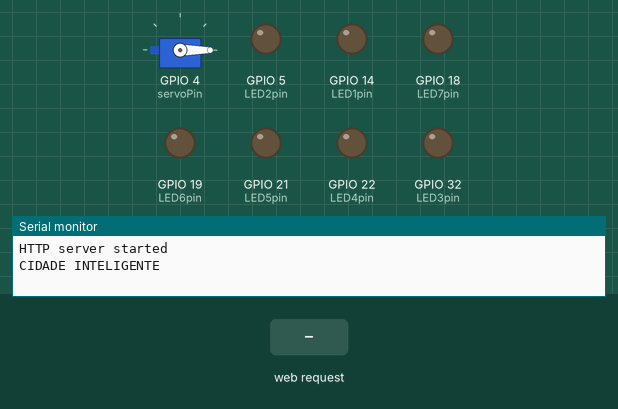
This sketch was run on a simulated ESP32. Shown: servo, output pins drawn as LEDs (lit = HIGH), the last lines printed to the serial monitor. The inputs (shaded band) are chosen by the test bench.

Above: at 1.7 s.
1.8 s: HTTP request GET /led1on received
At 3.0 s:
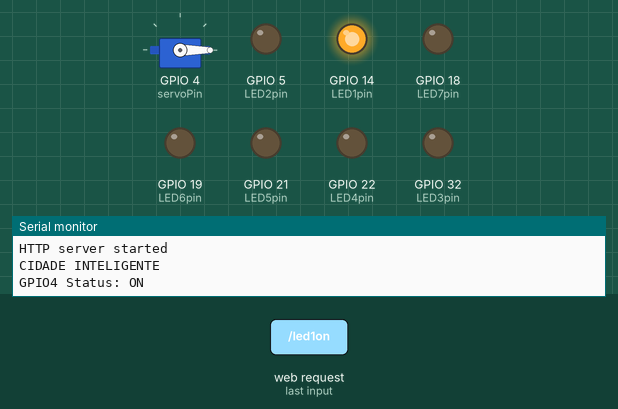
3.3 s: HTTP request GET /led2on received
At 4.3 s:
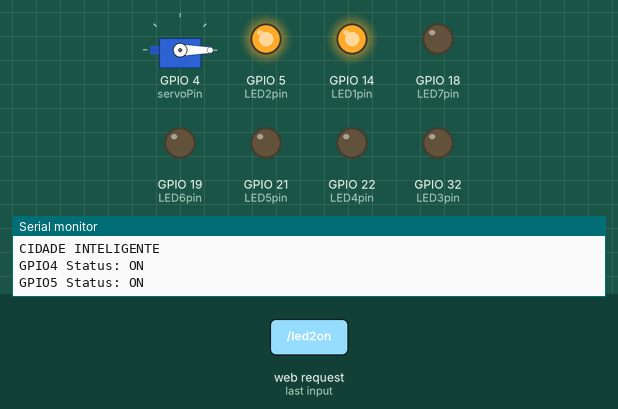
4.8 s: HTTP request GET /led1off received
At 5.4 s:
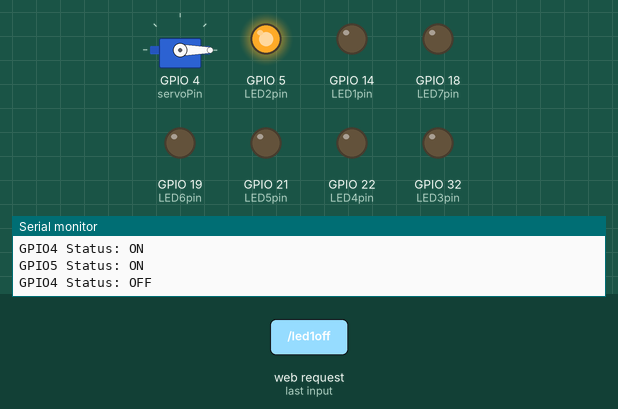
6.3 s: HTTP request GET /led3on received
At 7.5 s:
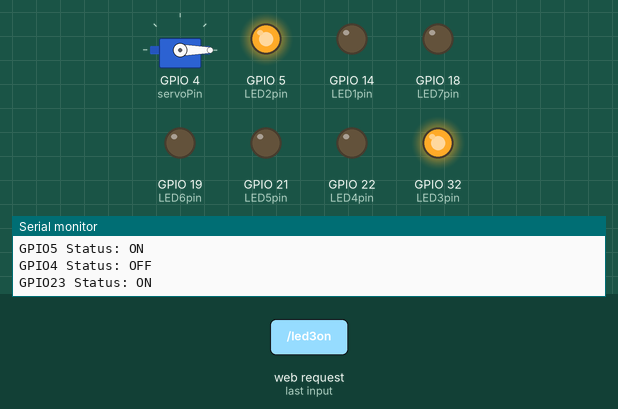
7.8 s: HTTP request GET /led2off received
At 8.9 s:
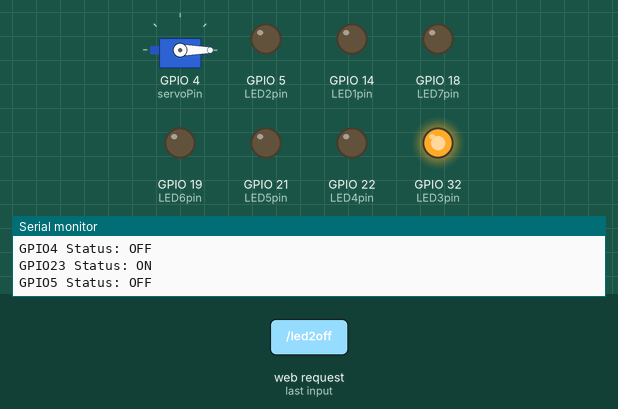
9.3 s: HTTP request GET /led4on received
At 10.1 s:
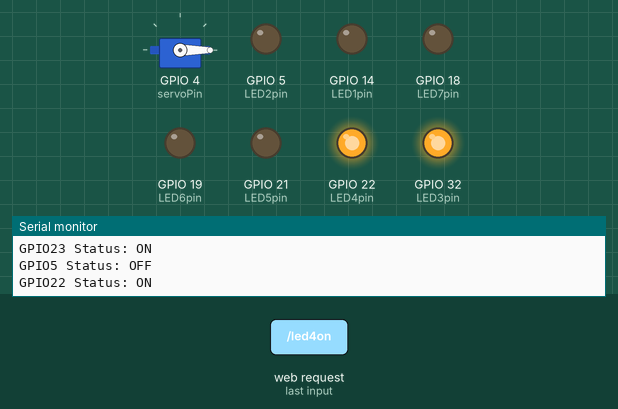
Timing chart, 0 to 11.8 s (numbered marks = the images above; inputs shaded):
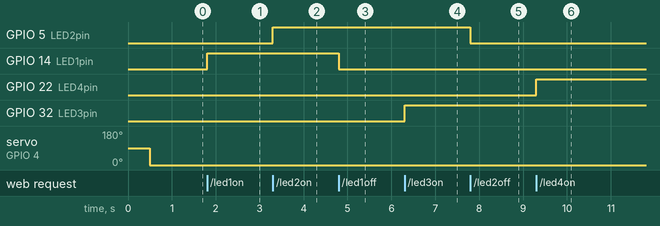

Measured:
- after the input at 1.8 s, GPIO 14 (LED1pin): LOW → HIGH at once
- after the input at 3.3 s, GPIO 5 (LED2pin): LOW → HIGH at once
- after the input at 4.8 s, GPIO 14 (LED1pin): HIGH → LOW at once
- after the input at 6.3 s, GPIO 32 (LED3pin): LOW → HIGH at once
- after the input at 7.8 s, GPIO 5 (LED2pin): HIGH → LOW at once
- after the input at 9.3 s, GPIO 22 (LED4pin): LOW → HIGH at once

The sketch:

sketch_nov18a.ino
```cpp
//MICROCONTROLADOR - ESP32
#include <DHT.h>
#include <WiFi.h>
#include <WebServer.h>
#include <ESP32Servo.h>                                       //Responsável pelo Servo Motor
Servo myServo;                                                // Variável do Motor
int servoPin = 4;                                             // Define pino do motor
/* Put your SSID & Password */
const char* ssid = "CIDADE INTELIGENTE";  // Enter SSID here
const char* password = "0123456789";  //Enter Password here
/* Put IP Address details */
IPAddress local_ip(192,168,9,2);
IPAddress gateway(192,168,9,2);
IPAddress subnet(255,255,255,0);

WebServer server(80);

uint8_t LED1pin = 14;
bool LED1status = LOW;

uint8_t LED2pin = 5;
bool LED2status = LOW;

uint8_t LED3pin = 32;
bool LED3status = LOW;
uint8_t LED4pin = 22;
bool LED4status = LOW;
uint8_t LED5pin = 21;
bool LED5status = LOW;
uint8_t LED6pin = 19;
bool LED6status = LOW;
uint8_t LED7pin = 18;
bool LED7status = LOW;

void setup() {
  Serial.begin(115200);
  pinMode(LED1pin, OUTPUT);
  pinMode(LED2pin, OUTPUT);
  pinMode(LED3pin, OUTPUT);
  pinMode(LED4pin, OUTPUT);
  pinMode(LED5pin, OUTPUT);
  pinMode(LED6pin, OUTPUT);
  pinMode(LED7pin, OUTPUT);
  myServo.attach(servoPin);                                 // configura myServo para enviar informação para ServoPin
  WiFi.softAP(ssid, password);
  WiFi.softAPConfig(local_ip, gateway, subnet);
  delay(500);
  server.on("/", handle_OnConnect);
  server.on("/led1on", handle_led1on);
  server.on("/led1off", handle_led1off);
  server.on("/led2on", handle_led2on);
  server.on("/led2off", handle_led2off);
  server.on("/led3on", handle_led3on);
  server.on("/led3off", handle_led3off);
  server.on("/led4on", handle_led4on);
  server.on("/led4off", handle_led4off);
  server.on("/led5on", handle_led5on);
  server.on("/led5off", handle_led5off);
  server.on("/led6on", handle_led6on);
  server.on("/led6off", handle_led6off);
  server.on("/led7on", handle_led7on);
  server.on("/led7off", handle_led7off);
  server.onNotFound(handle_NotFound);
  server.begin();
  Serial.println("HTTP server started");
  Serial.println(ssid);
}
void loop() {
  server.handleClient();
  if(LED1status)
  {digitalWrite(LED1pin, HIGH);}
  else
  {digitalWrite(LED1pin, LOW);}

  if(LED2status)
  {digitalWrite(LED2pin, HIGH);}
  else
  {digitalWrite(LED2pin, LOW);}

 if(LED3status)
  {digitalWrite(LED3pin, HIGH);}
  else
  {digitalWrite(LED3pin, LOW);}
   if(LED4status)
  {digitalWrite(LED4pin, HIGH);}
  else
  {digitalWrite(LED4pin, LOW);}
   if(LED5status)
  {digitalWrite(LED5pin, HIGH);}
  else
  {digitalWrite(LED5pin, LOW);}
   if(LED6status)
  {digitalWrite(LED6pin, HIGH);
  }
  else
  {digitalWrite(LED6pin, LOW);}
   if(LED7status)
  {digitalWrite(LED7pin, HIGH);
  myServo.write(150);}
  else
  {digitalWrite(LED7pin, LOW);
  myServo.write(-150);}
}

void handle_OnConnect() {
  LED1status = LOW;
  LED2status = LOW;
  LED3status = LOW;
  LED4status = LOW;
  LED5status = LOW;
  LED6status = LOW;
  LED7status = LOW;
  Serial.println("GPIO4 Status: OFF | GPIO5 Status: OFF | GPIO23 Status: OFF | GPIO22 Status: OFF | GPIO21 Status: OFF | GPIO19 Status: OFF | GPIO18 Status: OFF");
  server.send(200, "text/html", SendHTML(LED1status,LED2status,LED3status,LED4status,LED5status,LED6status,LED7status));
}

void handle_led1on() {
  LED1status = HIGH;
  Serial.println("GPIO4 Status: ON");
  server.send(200, "text/html", SendHTML(true,LED2status,LED3status,LED4status,LED5status,LED6status,LED7status));
}

void handle_led1off() {
  LED1status = LOW;
  Serial.println("GPIO4 Status: OFF");
  server.send(200, "text/html", SendHTML(false,LED2status,LED3status,LED4status,LED5status,LED6status,LED7status));
}

void handle_led2on() {
  LED2status = HIGH;
  Serial.println("GPIO5 Status: ON");
  server.send(200, "text/html", SendHTML(LED1status,true,LED3status,LED4status,LED5status,LED6status,LED7status));
}

void handle_led2off() {
  LED2status = LOW;
  Serial.println("GPIO5 Status: OFF");
  server.send(200, "text/html", SendHTML(LED1status,false,LED3status,LED4status,LED5status,LED6status,LED7status));
}

void handle_led3on() {
  LED3status = HIGH;
  Serial.println("GPIO23 Status: ON");
  server.send(200, "text/html", SendHTML(LED1status,LED2status,true,LED4status,LED5status,LED6status,LED7status));
}

void handle_led3off() {
  LED3status = LOW;
  Serial.println("GPIO23 Status: OFF");
  server.send(200, "text/html", SendHTML(LED1status,LED2status,false,LED4status,LED5status,LED6status,LED7status));
}

void handle_led4on() {
  LED4status = HIGH;
  Serial.println("GPIO22 Status: ON");
  server.send(200, "text/html", SendHTML(LED1status,LED2status,LED3status,true,LED5status,LED6status,LED7status));
}

void handle_led4off() {
  LED4status = LOW;
  Serial.println("GPIO22 Status: OFF");
  server.send(200, "text/html", SendHTML(LED1status,LED2status,LED3status,false,LED5status,LED6status,LED7status));
}

void handle_led5on() {
  LED5status = HIGH;
  Serial.println("GPIO21 Status: ON");
  server.send(200, "text/html", SendHTML(LED1status,LED2status,LED3status,LED4status,true,LED6status,LED7status));
}

void handle_led5off() {
  LED5status = LOW;
  Serial.println("GPIO21 Status: OFF");
  server.send(200, "text/html", SendHTML(LED1status,LED2status,LED3status,LED4status,false,LED6status,LED7status));
}

void handle_led6on() {
  LED6status = HIGH;
  Serial.println("GPIO19 Status: ON");
  server.send(200, "text/html", SendHTML(LED1status,LED2status,LED3status,LED4status,LED5status,true,LED7status));
}

void handle_led6off() {
  LED6status = LOW;
  Serial.println("GPIO19 Status: OFF");
  server.send(200, "text/html", SendHTML(LED1status,LED2status,LED3status,LED4status,LED5status,false,LED7status));
}

void handle_led7on() {
  LED7status = HIGH;
  Serial.println("GPIO18 Status: ON");
  server.send(200, "text/html", SendHTML(LED1status,LED2status,LED3status,LED4status,LED5status,LED6status,true));
}

void handle_led7off() {
  LED7status = LOW;
  Serial.println("GPIO18 Status: OFF");
  server.send(200, "text/html", SendHTML(LED1status,LED2status,LED3status,LED4status,LED5status,LED6status,false));
}

void handle_NotFound(){
  server.send(404, "text/plain", "Not found");
}

String SendHTML(uint8_t led1stat,uint8_t led2stat,uint8_t led3stat,uint8_t led4stat,uint8_t led5stat,uint8_t led6stat,uint8_t led7stat){
  String ptr = "<!DOCTYPE html> <html>\n";
  ptr +="<head><meta name=\"viewport\" content=\"width=device-width, initial-scale=1.0, user-scalable=no\">\n";
  ptr +="<link href=\"https://fonts.googleapis.com/css?family=Open+Sans:300,400,600\" rel=\"stylesheet\">\n";
  ptr +="<title>ManuJURCK</title>\n";
  ptr +="<style>html { font-family: Helvetica; display: inline-block; margin: 0px auto; text-align: center;}\n";
  ptr +="body{margin-top: 50px;} h1 {color: #444444;margin: 50px auto 30px;} h3 {color: #444444;margin-bottom: 50px;}\n";
  ptr +=".button {display: block;width: 80px;background-color: #3498db;border: none;color: white;padding: 13px 30px;text-decoration: none;font-size: 25px;margin: 0px auto 35px;cursor: pointer;border-radius: 4px;}\n";
  ptr += ".button-pair { display: flex; flex-direction: row; justify-content: space-between; }\n";
  ptr += ".button-container { flex: 1; margin: 0 5px; }\n";
  ptr +=".button-on {background-color: #3498db;}\n";
  ptr +=".button-on1 {background-color: #f39c12;}\n";
  ptr +=".button-on:active {background-color: #2980b9;}\n";
  ptr +=".button-off {background-color: #34495e;}\n";
  ptr +=".button-off1 {background-color: #f39c12;}\n";
  ptr +=".button-off:active {background-color: #2c3e50;}\n";
  ptr +="h2 {font-size: 14px;color: #888;margin-bottom: 10px;}\n";
  ptr +=".side-by-side{display: inline-block;vertical-align: middle;position: relative;}\n";
  ptr +=".humidity-icon{background-color: #3498db;width: 30px;height: 30px;border-radius: 50%;line-height: 36px;}\n";
  ptr +=".humidity-text{font-weight: 600;padding-left: 15px;font-size: 19px;width: 160px;text-align: left;}\n";
  ptr +=".humidity{font-weight: 600;font-size: 19px;color: #3498db;}\n";
  ptr +=".temperature-icon{background-color: #f39c12;width: 30px;height: 30px;border-radius: 50%;line-height: 40px;}\n";
  ptr +=".temperature-text{font-weight: 600;padding-left: 15px;font-size: 19px;width: 160px;text-align: left;}\n";
  ptr +=".temperature{font-weight: 600;font-size: 19px;color: #f39c12;}\n";
  ptr +=".superscript{font-size: 17px;font-weight: 600;position: absolute;right: -20px;top: 15px;}\n";
  ptr +=".data{padding: 10px;}\n";
  ptr +="</style>\n";
  ptr +="</head>\n";
  ptr +="<body>\n";
  ptr +="<h1>CIDADE INTELIGENTE</h1>\n";
  ptr +="<h3>SISTEMA DE CONTROLE</h3>\n";
  ptr +="<div id=\"webpage\">\n";
   ptr +="<div class=\"data\">\n";
   ptr +="<div class=\"side-by-side temperature-icon\">\n";
  ptr += "<svg viewBox=\"-5.76 -5.76 59.52 59.52\" id=\"Layer_2\" data-name=\"Layer 2\" xmlns=\"http://www.w3.org/2000/svg\" fill=\"#000000\" stroke=\"#000000\" stroke-width=\"3.312\"><g id=\"SVGRepo_bgCarrier\" stroke-width=\"0\"></g><g id=\"SVGRepo_tracerCarrier\" stroke-linecap=\"round\" stroke-linejoin=\"round\"></g><g id=\"SVGRepo_iconCarrier\"><defs><style>.cls-1{fill:none;stroke:#ffffff;stroke-linecap:round;stroke-linejoin:round;}</style></defs><path class=\"cls-1\" d=\"M24,4.5A13.51,13.51,0,0,1,37.41,17.91c0,8-7.32,11.09-7.32,15.24v1.21H17.91V33.15c0-4.17-7.32-7.21-7.32-15.24A13.51,13.51,0,0,1,24,4.5ZM17.91,34.36H30.09v4.57H17.91Zm0,4.57H30.09V43.5H17.91Z\"></path></g></svg>";
   ptr +="</div>\n";
   ptr +="<div class=\"side-by-side temperature\">CASA (1)</div>\n";
   ptr +="<div class=\"side-by-side temperature\">";
   ptr +="</div>\n";
   ptr += "<div class=\"button-pair\">\n";//para colocar botoes lado a lado
   if(led1stat)
  {ptr +="<div class=\"button-container\"><p>Bloco (1) <br> Status : ON</p><a class=\"button button-off1\" href=\"/led1off\">OFF</a></div>\n";}
  else
  {ptr +="<div class=\"button-container\"><p>Bloco (1) <br> Status : OFF</p><a class=\"button button-on1\" href=\"/led1on\">ON</a></div>\n";}

  if(led2stat)
  {ptr +="<div class=\"button-container\"><p>Bloco (2) <br> Status : ON</p><a class=\"button button-off1\" href=\"/led2off\">OFF</a></div>\n";}
  else
  {ptr +="<div class=\"button-container\"><p>Bloco (2) <br> Status : OFF</p><a class=\"button button-on1\" href=\"/led2on\">ON</a></div>\n";}
 ptr += "</div>\n";//fechando div para formar pares de botoes
 if(led3stat)
  {ptr +="<div class=\"button-container\"><p>Exterior <br> Status : ON</p><a class=\"button button-off1\" href=\"/led3off\">OFF</a></div>\n";}
  else
  {ptr +="<div class=\"button-container\"><p>Exterior <br> Status : OFF</p><a class=\"button button-on1\" href=\"/led3on\">ON</a></div>\n";}
   ptr +="<div class=\"data\">\n";
   ptr +="<div class=\"side-by-side humidity-icon\">\n";
ptr += "<svg viewBox=\"-5.76 -5.76 59.52 59.52\" id=\"Layer_2\" data-name=\"Layer 2\" xmlns=\"http://www.w3.org/2000/svg\" fill=\"#000000\" stroke=\"#000000\" stroke-width=\"3.312\"><g id=\"SVGRepo_bgCarrier\" stroke-width=\"0\"></g><g id=\"SVGRepo_tracerCarrier\" stroke-linecap=\"round\" stroke-linejoin=\"round\"></g><g id=\"SVGRepo_iconCarrier\"><defs><style>.cls-1{fill:none;stroke:#ffffff;stroke-linecap:round;stroke-linejoin:round;}</style></defs><path class=\"cls-1\" d=\"M24,4.5A13.51,13.51,0,0,1,37.41,17.91c0,8-7.32,11.09-7.32,15.24v1.21H17.91V33.15c0-4.17-7.32-7.21-7.32-15.24A13.51,13.51,0,0,1,24,4.5ZM17.91,34.36H30.09v4.57H17.91Zm0,4.57H30.09V43.5H17.91Z\"></path></g></svg>";
   ptr +="</div>\n";
   ptr +="<div class=\"side-by-side humidity\">CASA (2)</div>\n";
   ptr +="<div class=\"side-by-side humidity\">";
   ptr +="</div>\n";
     ptr += "<div class=\"button-pair\">\n";//para colocar botoes lado a lado
  if(led5stat)
  {ptr +="<div class=\"button-container\"><p>Bloco (1) <br> Status: ON</p><a class=\"button button-off\" href=\"/led5off\">OFF</a></div>\n";}
  else
  {ptr +="<div class=\"button-container\"><p>Bloco (1) <br> Status: OFF</p><a class=\"button button-on\" href=\"/led5on\">ON</a></div>\n";}
  if(led6stat)
  {ptr +="<div class=\"button-container\"><p>Bloco (2) <br> Status: ON</p><a class=\"button button-off\" href=\"/led6off\">OFF</a></div>\n";}
  else
  {ptr +="<div class=\"button-container\"><p>Bloco (2) <br> Status: OFF</p><a class=\"button button-on\" href=\"/led6on\">ON</a></div>\n";}
   ptr += "</div>\n";//fechando div para formar pares de botoes
  if(led7stat)
  {ptr +="<p>Garagem <br> Status: ON</p><a class=\"button button-off\" href=\"/led7off\">OFF</a>\n";}
  else
  {ptr +="<p>Garagem <br> Status: OFF</p><a class=\"button button-on\" href=\"/led7on\">ON</a>\n";}
   ptr +="</div>\n";
  ptr +="</body>\n";
  ptr +="</html>\n";
  return ptr;
}
```
